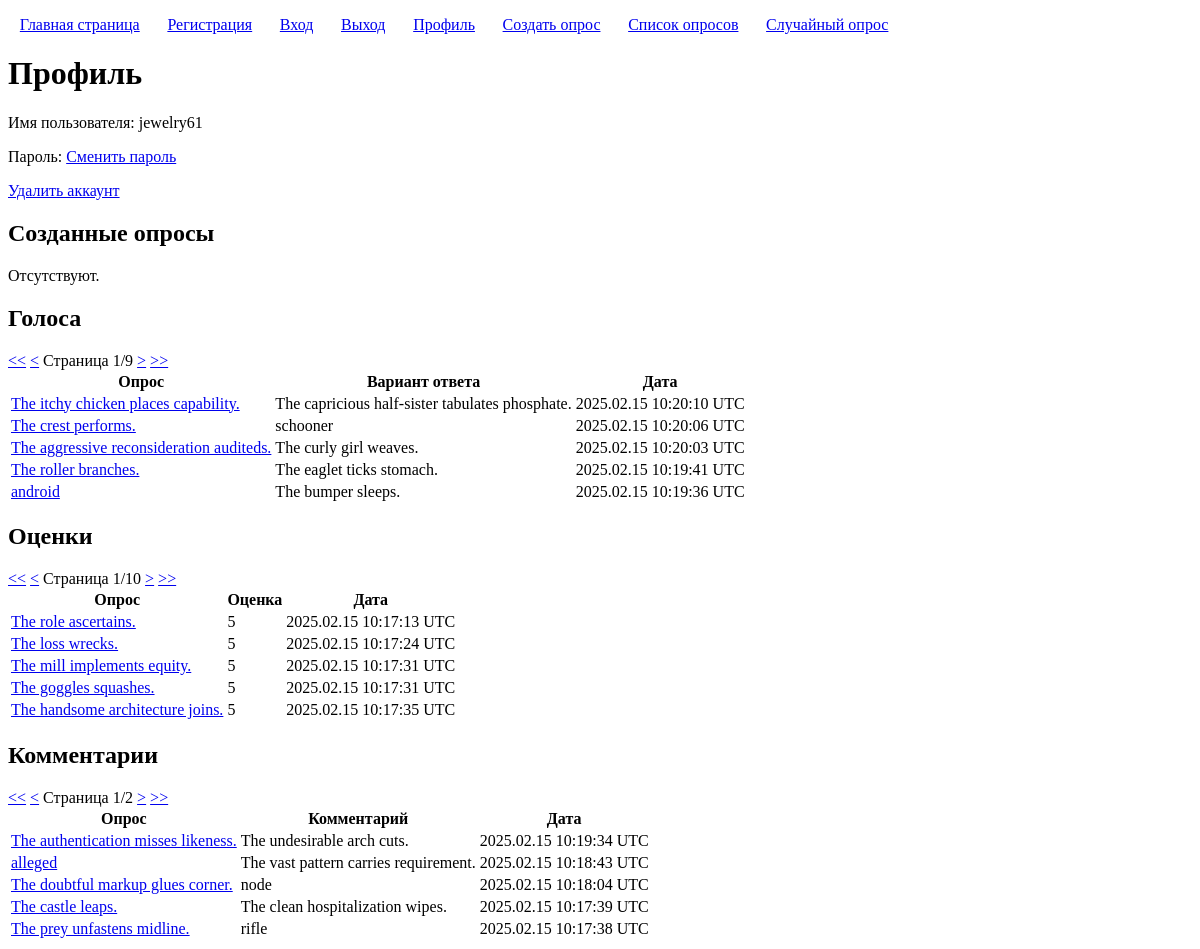
The app's page /users/94/profile/ (signed in) with its own data.
### enterpoll/models.py (models this page shows, shortened)
class Vote(models.Model):
	user = models.ForeignKey(User, on_delete=models.CASCADE)
	poll = models.ForeignKey(Poll, on_delete=models.CASCADE)
	choice = models.ForeignKey(Choice, on_delete=models.CASCADE)
	created = models.DateTimeField(auto_now=True)
	class Meta:
		constraints = [models.UniqueConstraint(fields=('user', 'poll'), name="unique_vote" )]

class Poll(models.Model):
	title = models.CharField('Заголовок', max_length=100, validators=[custom_validators.forbidden_words])
	description = models.CharField('Описание', max_length=100, blank=True, null=True, validators=[custom_validators.forbidden_words])
	user = models.ForeignKey(User, on_delete=models.CASCADE, verbose_name='Автор')
	created = models.DateTimeField('Время создания', auto_now_add=True)
	class Meta:
		constraints = [models.UniqueConstraint(fields=('title', 'user'), name="unique_poll" )]

class Choice(models.Model):
	poll = models.ForeignKey(Poll, on_delete=models.CASCADE)
	text = models.CharField('', max_length=100, validators=[custom_validators.forbidden_words])
	class Meta:
		constraints = [models.UniqueConstraint(fields=('poll', 'text'), name="unique_choice" )]

class Rating(models.Model):
	user = models.ForeignKey(User, on_delete=models.CASCADE)
	poll = models.ForeignKey(Poll, on_delete=models.CASCADE)
	value = models.IntegerField(validators=[MinValueValidator(1), MaxValueValidator(5)])
	created = models.DateTimeField(auto_now=True)
	class Meta:
		constraints = [models.UniqueConstraint(fields=('user', 'poll'), name="unique_rating" )]

class Comment(models.Model):
	user = models.ForeignKey(User, on_delete=models.CASCADE)
	poll = models.ForeignKey(Poll, on_delete=models.CASCADE)
	text = models.CharField('Текст', max_length=100, validators=[custom_validators.forbidden_words])
	created = models.DateTimeField(auto_now_add=True)

### enterpoll/views.py (the view)
# urls.py: path("<int:user_pk>/profile/", views.ProfileView.as_view(), name="profile"),
class ProfileView(DetailView):
	model = User
	pk_url_kwarg = 'user_pk'
	paginate_by = 5
	template_name = 'enterpoll/profile.html'
	def get_context_data(self, *args, **kwargs):
		context = super().get_context_data(*args, **kwargs)
		context['user_polls'] = self.request.user.poll_set.order_by('-created')
		user_polls_paginator = Paginator(context['user_polls'], self.paginate_by)
		context['user_polls_page_kwarg'] = 'user_polls_page_number'
		context['user_polls_page_number'] = self.request.GET.get(context['user_polls_page_kwarg'])
		context['user_polls_page_obj'] = user_polls_paginator.get_page(context['user_polls_page_number'])
		context['user_votes'] = self.request.user.vote_set.order_by('-created')
		user_votes_paginator = Paginator(context['user_votes'], self.paginate_by)
		context['user_votes_page_kwarg'] = 'user_votes_page_number'
		context['user_votes_page_number'] = self.request.GET.get(context['user_votes_page_kwarg'])
		context['user_votes_page_obj'] = user_votes_paginator.get_page(context['user_votes_page_number'])
		context['user_ratings'] = self.request.user.rating_set.order_by('-value')
		user_ratings_paginator = Paginator(context['user_ratings'], self.paginate_by)
		context['user_ratings_page_kwarg'] = 'user_ratings_page_number'
		context['user_ratings_page_number'] = self.request.GET.get(context['user_ratings_page_kwarg'])
		context['user_ratings_page_obj'] = user_ratings_paginator.get_page(context['user_ratings_page_number'])
		context['user_comments'] = self.request.user.comment_set.order_by('-created')
		user_comments_paginator = Paginator(context['user_comments'], self.paginate_by)
		context['user_comments_page_kwarg'] = 'user_comments_page_number'
		context['user_comments_page_number'] = self.request.GET.get(context['user_comments_page_kwarg'])
		context['user_comments_page_obj'] = user_comments_paginator.get_page(context['user_comments_page_number'])
		return context

### enterpoll/templatetags/pagination.py (called while the page is built)
@register.inclusion_tag('pagination.html')
def pagination(page_kwarg, page_obj):
	return {'page_kwarg': page_kwarg, 'page_obj': page_obj}

### enterpoll/templates/enterpoll/profile.html (shortened to what this page needs)
{% extends "enterpoll/base.html" %}
{% load pagination %}
{% block h1 %}Профиль{% endblock h1 %}
{% block content %}
	<p>Имя пользователя: {{ user.username }}</p>
	<p>Пароль: <a href="{% url 'password_change' user.pk %}">Сменить пароль</a></p>
	<p><a href="{% url 'delete_user' user.pk %}">Удалить аккаунт</a></p>
	<h2>Созданные опросы</h2>
	{% if user_polls %}
		{% pagination user_polls_page_kwarg user_polls_page_obj %}
		<table>
			<thead>
				<tr>
					<th>Опрос</th>
					<th>Описание</th>
					<th>Дата</th>
				</tr>
			</thead>
			<tbody>
				{% for poll in user_polls_page_obj %}
					<tr>
						<td>
							<a href="{% url 'poll_page' poll.pk %}">{{ poll.title }}</a>
						</td>
						<td>
							{{ poll.description }}
						</td>
						<td>
							{{ poll.created|date:"Y.m.d H:i:s e" }}
						</td>
					</tr>
				{% endfor %}
			</tbody>
		</table>
	{% else %}
		<p>Отсутствуют.</p>
	{% endif %}
	<h2>Голоса</h2>
	{% if user_votes %}
		{% pagination user_votes_page_kwarg user_votes_page_obj %}
		<table>
			<thead>
				<tr>
					<th>Опрос</th>
					<th>Вариант ответа</th>
					<th>Дата</th>
				</tr>
			</thead>
			<tbody>
				{% for vote in user_votes_page_obj %}
					<tr>
						<td>
							<a href="{% url 'poll_page' vote.poll.pk %}">{{ vote.poll.title }}</a>
						</td>
						<td>
							{{ vote.choice.text }}
						</td>
						<td>
							{{ vote.created|date:"Y.m.d H:i:s e" }}
						</td>
					</tr>
				{% endfor %}
			</tbody>
		</table>
	{% else %}
		<p>Отсутствуют.</p>
	{% endif %}
	<h2>Оценки</h2>
	{% if user_ratings %}
		{% pagination user_ratings_page_kwarg user_ratings_page_obj %}
		<table>
			<thead>
				<tr>
					<th>Опрос</th>
					<th>Оценка</th>
					<th>Дата</th>
				</tr>
			</thead>
			<tbody>
				{% for rating in user_ratings_page_obj %}
					<tr>
						<td>
							<a href="{% url 'poll_page' rating.poll.pk %}">{{ rating.poll.title }}</a>
						</td>
						<td>
							{{ rating.value }}
						</td>
						<td>
							{{ rating.created|date:"Y.m.d H:i:s e" }}
						</td>
					</tr>
				{% endfor %}
			</tbody>
		</table>
	{% else %}
		<p>Отсутствуют.</p>
	{% endif %}
	<h2>Комментарии</h2>
	{% if user_comments %}
		{% pagination user_comments_page_kwarg user_comments_page_obj %}
		<table>
			<thead>
				<tr>
					<th>Опрос</th>
					<th>Комментарий</th>
					<th>Дата</th>
				</tr>
			</thead>
			<tbody>
				{% for comment in user_comments_page_obj %}
					<tr>
						<td>
							<a href="{% url 'poll_page' comment.poll.pk %}">{{ comment.poll.title }}</a>
						</td>
						<td>
							{{ comment.text }}
						</td>
						<td>
							{{ comment.created|date:"Y.m.d H:i:s e" }}
						</td>
					</tr>
				{% endfor %}
			</tbody>
		</table>
	{% else %}
		<p>Отсутствуют.</p>
	{% endif %}
{% endblock content %}

### records on screen
Vote: poll "The itchy chicken places capability.", choice.text "The capricious half-sister tabulates phosphate.", created "2025.02.15 10:20:10 UTC"
Vote: poll "The crest performs.", choice.text "schooner", created "2025.02.15 10:20:06 UTC"
Vote: poll "The aggressive reconsideration auditeds.", choice.text "The curly girl weaves.", created "2025.02.15 10:20:03 UTC"
Vote: poll "The roller branches.", choice.text "The eaglet ticks stomach.", created "2025.02.15 10:19:41 UTC"
Vote: poll "android", choice.text "The bumper sleeps.", created "2025.02.15 10:19:36 UTC"
Rating: poll "The role ascertains.", value "5", created "2025.02.15 10:17:13 UTC"
Rating: poll "The loss wrecks.", value "5", created "2025.02.15 10:17:24 UTC"
Rating: poll "The mill implements equity.", value "5", created "2025.02.15 10:17:31 UTC"
Rating: poll "The goggles squashes.", value "5", created "2025.02.15 10:17:31 UTC"
Rating: poll "The handsome architecture joins.", value "5", created "2025.02.15 10:17:35 UTC"
Comment: poll "The authentication misses likeness.", text "The undesirable arch cuts.", created "2025.02.15 10:19:34 UTC"
Comment: poll "alleged", text "The vast pattern carries requirement.", created "2025.02.15 10:18:43 UTC"
Comment: poll "The doubtful markup glues corner.", text "node", created "2025.02.15 10:18:04 UTC"
Comment: poll "The castle leaps.", text "The clean hospitalization wipes.", created "2025.02.15 10:17:39 UTC"
Comment: poll "The prey unfastens midline.", text "rifle", created "2025.02.15 10:17:38 UTC"

### other values on screen
{{ user.username }} "jewelry61"
{{ page_obj.number }} "1 1 1"
{{ page_obj.paginator.num_pages }} "9 10 2"
